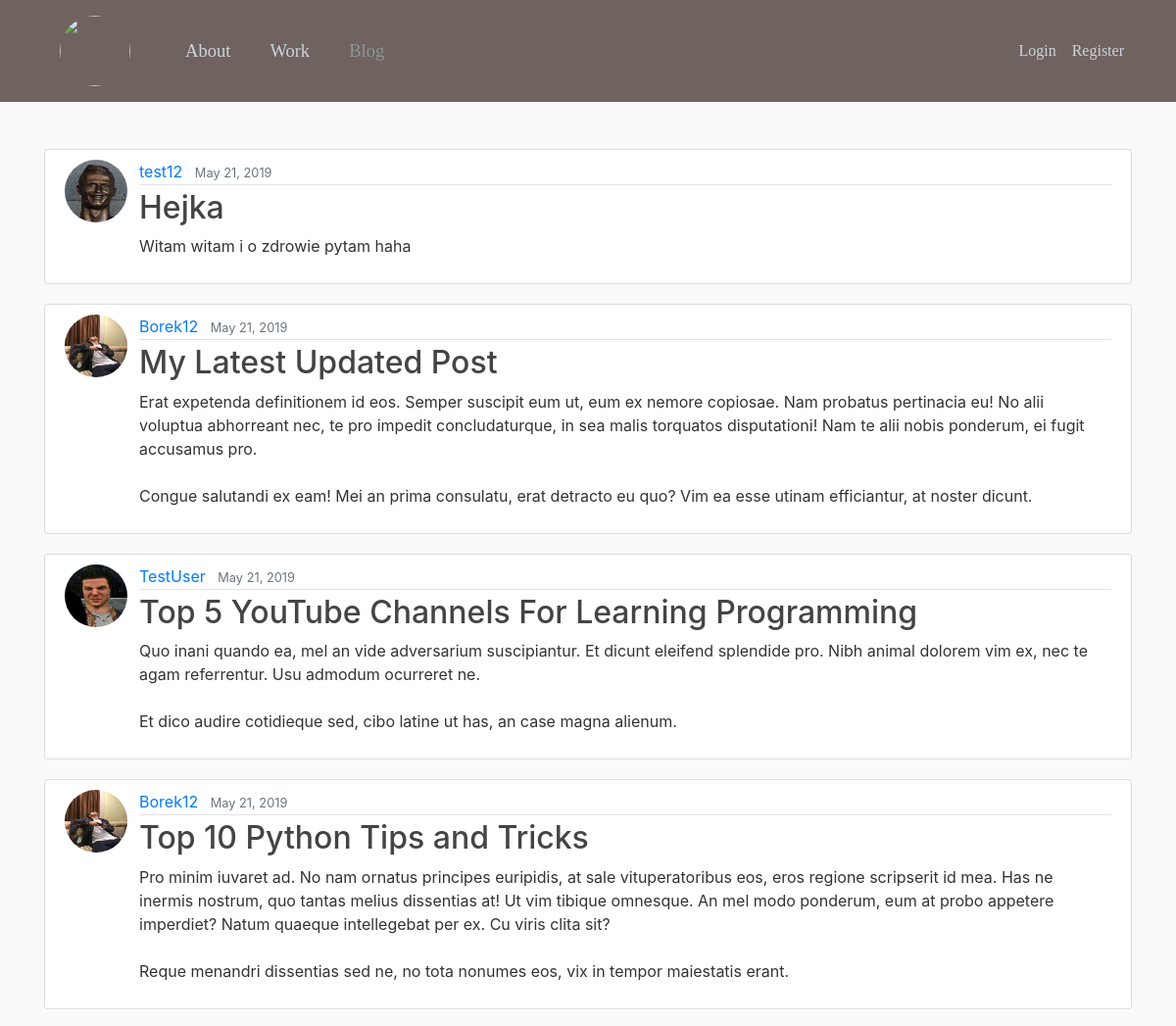
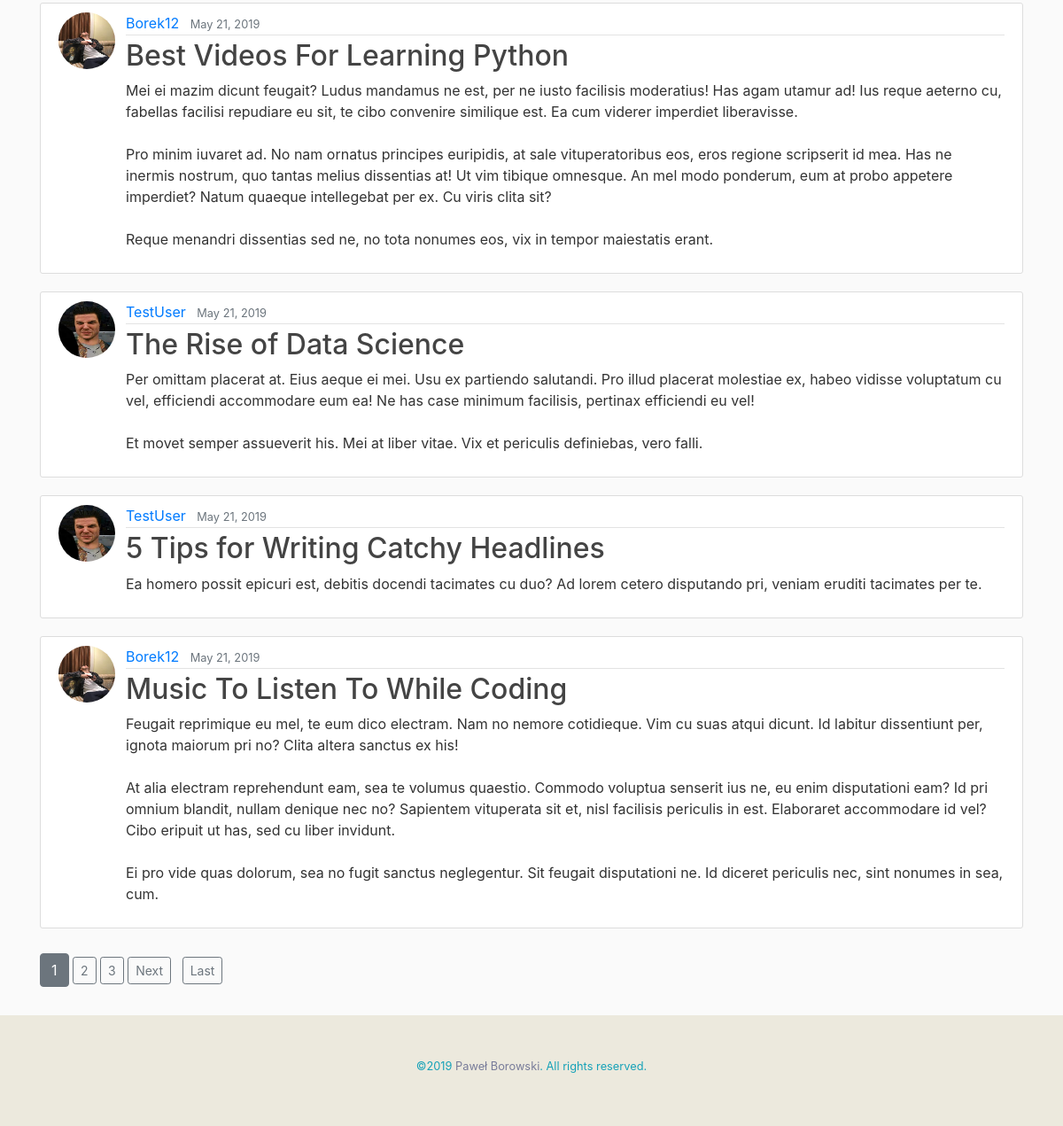
Page /blog/ on the earlier database version (2 pictures, top to bottom).
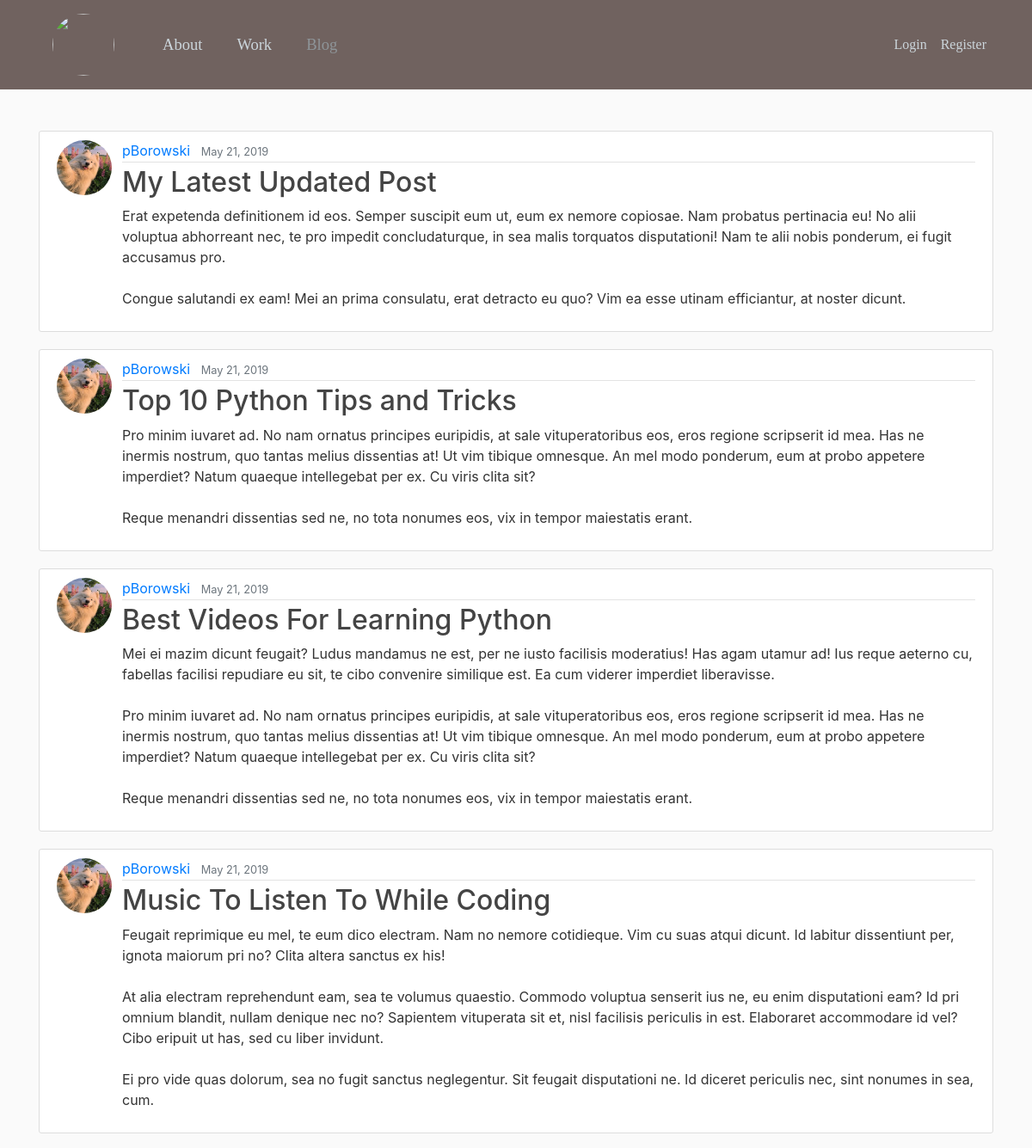
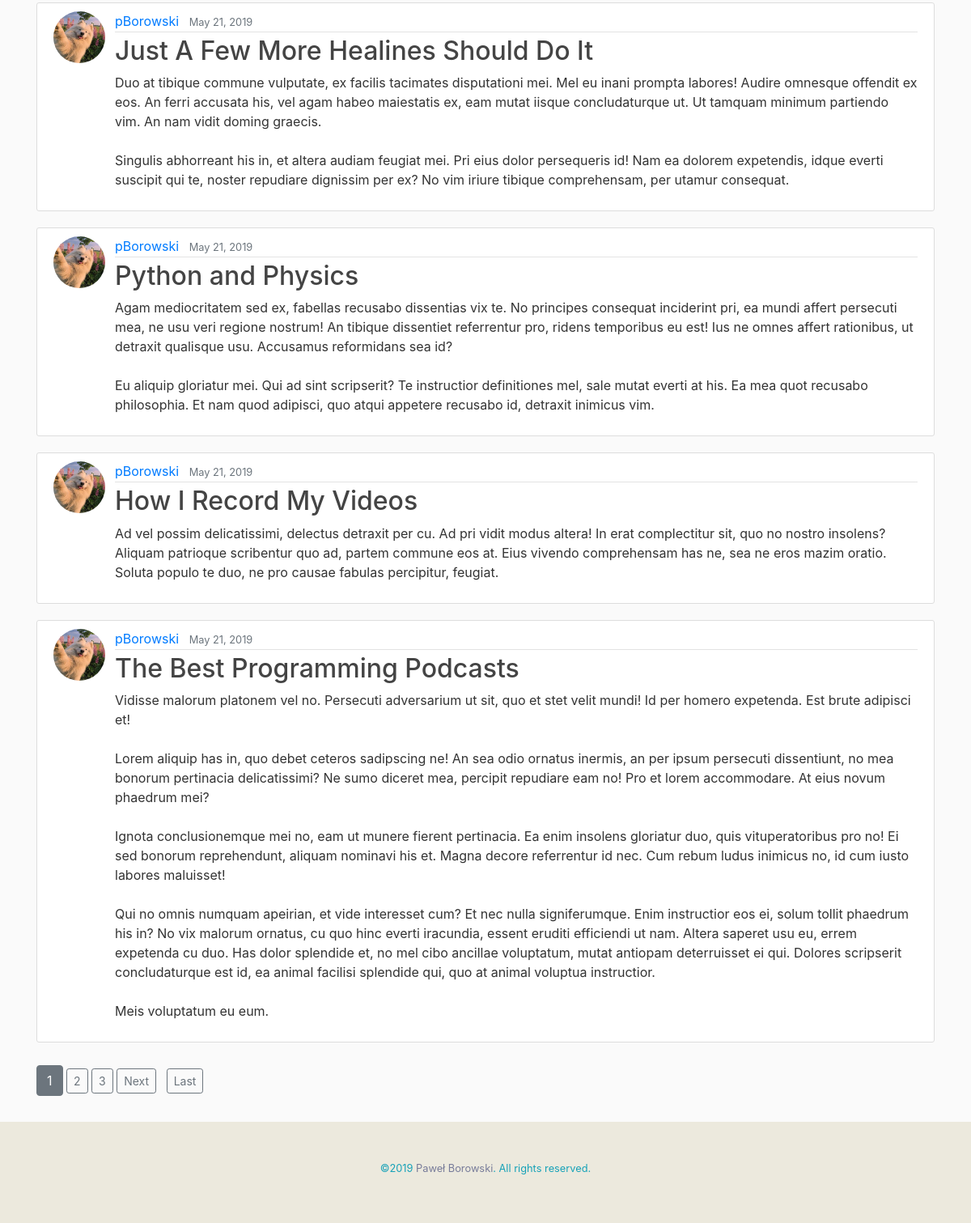
Same page on the later database version (2 pictures, top to bottom).
### blog/models.py (models this page shows, shortened)
class Post(models.Model):
    title = models.CharField(max_length=100)
    content = models.TextField()
    date_posted = models.DateTimeField(default=timezone.now)
    author = models.ForeignKey(User, on_delete=models.CASCADE)

### users/models.py (models this page shows, shortened)
class Profile(models.Model):
    user = models.OneToOneField(User, on_delete=models.CASCADE)
    image = models.ImageField(default='default.jpg', upload_to='profile_pics')

### blog/views.py (the view)
# urls.py: path('', PostListView.as_view(), name="blog-home"),
class PostListView(ListView):
    model = Post
    template_name = 'blog/home.html'    # <app>/<model>_<viewtype>.html
    context_object_name = 'posts'
    ordering = ['-date_posted']
    paginate_by = 8

### blog/templates/blog/home.html (shortened to what this page needs)
{% extends "main.html" %}
{% block content %}
    {% for post in posts %}
      <article class="media content-section">
        <img class="rounded-circle account-img-post" src="{{ post.author.profile.image.url }}">
        <div class="media-body">
          <div class="article-metadata">
            <a class="mr-2" href="{% url 'user-posts' post.author.username %}">{{ post.author }}</a>
            <small class="text-muted">{{ post.date_posted|date:"F d, Y"}}</small>
          </div>
          <h2><a class="article-title" href="{% url "post-detail" post.id %}">{{ post.title }}</a></h2>
          <p class="article-content">{{ post.content }}</p>
        </div>
      </article>
    {% endfor %}
    <div class="mx-auto py-2">
        {% if is_paginated %}
            {% for num in page_obj.paginator.page_range  %}
                {% if page_obj.number == num %}
                    <a class="btn btn-secondary mb-4" href="?page={{ num }}">{{ num }}</a>
                {% elif num > page_obj.number|add:'-3' and num < page_obj.number|add:'3' %}
                    <a class="btn btn-outline-secondary btn-sm mb-4" href="?page={{ num }}">{{ num }}</a>
                {% endif %}
            {% endfor %}
            {% if page_obj.has_next %}
                <a class="btn btn-outline-secondary btn-sm mb-4 mr-1" href="?page={{ page_obj.next_page_number }}">Next</a>
                <a class="btn btn-outline-secondary btn-sm mb-4 ml-1" href="?page={{ page_obj.paginator.num_pages }}">Last</a>
            {% endif %}
        {% endif %}
    </div>
{% endblock content %}

Differences in the rows shown:
removed Post: author.profile.image (picture), author "test12", date_posted "May 21, 2019", title "Hejka", content "Witam witam i o zdrowie pytam haha"
removed Post: author.profile.image (picture), author "TestUser", date_posted "May 21, 2019", title "Top 5 YouTube Channels For Learning Programming", content "Quo inani quando ea, mel an vide adversarium suscipiantur. Et dicunt eleifend splendide pro. Nibh animal dolorem vim ex, nec te agam referrentur. Usu admodum ocurreret ne. Et dico audire cotidieque sed, cibo latine ut has, an case magna alienum."
removed Post: author.profile.image (picture), author "TestUser", date_posted "May 21, 2019", title "The Rise of Data Science", content "Per omittam placerat at. Eius aeque ei mei. Usu ex partiendo salutandi. Pro illud placerat molestiae ex, habeo vidisse voluptatum cu vel, efficiendi accommodare eum ea! Ne has case minimum facilisis, pertinax efficiendi eu vel! Et movet semper assueverit his. Mei at liber vitae. Vix et periculis definiebas, vero falli."
removed Post: author.profile.image (picture), author "TestUser", date_posted "May 21, 2019", title "5 Tips for Writing Catchy Headlines", content "Ea homero possit epicuri est, debitis docendi tacimates cu duo? Ad lorem cetero disputando pri, veniam eruditi tacimates per te."
changed through a linked row, Post "My Latest Updated Post": author.profile.image: a different picture; author "Borek12" → "pBorowski"
changed through a linked row, Post "Top 10 Python Tips and Tricks": author.profile.image: a different picture; author "Borek12" → "pBorowski"
changed through a linked row, Post "Best Videos For Learning Python": author.profile.image: a different picture; author "Borek12" → "pBorowski"
changed through a linked row, Post "Music To Listen To While Coding": author.profile.image: a different picture; author "Borek12" → "pBorowski"
now on this page (row unchanged): Post: author.profile.image (picture), author "pBorowski", date_posted "May 21, 2019", title "Just A Few More Healines Should Do It", content "Duo at tibique commune vulputate, ex facilis tacimates disputationi mei. Mel eu inani prompta labores! Audire omnesque offendit ex eos. An ferri accusata his, vel agam habeo maiestatis ex, eam mutat iisque concludaturque ut. Ut tamquam minimum partiendo vim. An nam vidit doming graecis. Singulis abhorreant his in, et altera audiam feugiat mei. Pri eius dolor persequeris id! Nam ea dolorem expetendis, idque everti suscipit qui te, noster repudiare dignissim per ex? No vim iriure tibique comprehensam, per utamur consequat."
now on this page (row unchanged): Post: author.profile.image (picture), author "pBorowski", date_posted "May 21, 2019", title "Python and Physics", content "Agam mediocritatem sed ex, fabellas recusabo dissentias vix te. No principes consequat inciderint pri, ea mundi affert persecuti mea, ne usu veri regione nostrum! An tibique dissentiet referrentur pro, ridens temporibus eu est! Ius ne omnes affert rationibus, ut detraxit qualisque usu. Accusamus reformidans sea id? Eu aliquip gloriatur mei. Qui ad sint scripserit? Te instructior definitiones mel, sale mutat everti at his. Ea mea quot recusabo philosophia. Et nam quod adipisci, quo atqui appetere recusabo id, detraxit inimicus vim."
now on this page (row unchanged): Post: author.profile.image (picture), author "pBorowski", date_posted "May 21, 2019", title "How I Record My Videos", content "Ad vel possim delicatissimi, delectus detraxit per cu. Ad pri vidit modus altera! In erat complectitur sit, quo no nostro insolens? Aliquam patrioque scribentur quo ad, partem commune eos at. Eius vivendo comprehensam has ne, sea ne eros mazim oratio. Soluta populo te duo, ne pro causae fabulas percipitur, feugiat."
now on this page (row unchanged): Post: author.profile.image (picture), author "pBorowski", date_posted "May 21, 2019", title "The Best Programming Podcasts", content "Vidisse malorum platonem vel no. Persecuti adversarium ut sit, quo et stet velit mundi! Id per homero expetenda. Est brute adipisci et! Lorem aliquip has in, quo debet ceteros sadipscing ne! An sea odio ornatus inermis, an per ipsum persecuti dissentiunt, no mea bonorum pertinacia delicatissimi? Ne sumo diceret mea, percipit repudiare eam no! Pro et lorem accommodare. At eius novum phaedrum mei? Ignota conclusionemque mei no, eam ut munere fierent pertinacia. Ea enim insolens gloriatur duo, quis vituperatoribus pro no! Ei sed bonorum reprehendunt, aliquam nominavi his et. Magna decore referrentur id nec. Cum rebum ludus inimicus no, id cum iusto labores maluisset! Qui no omnis numquam…"
